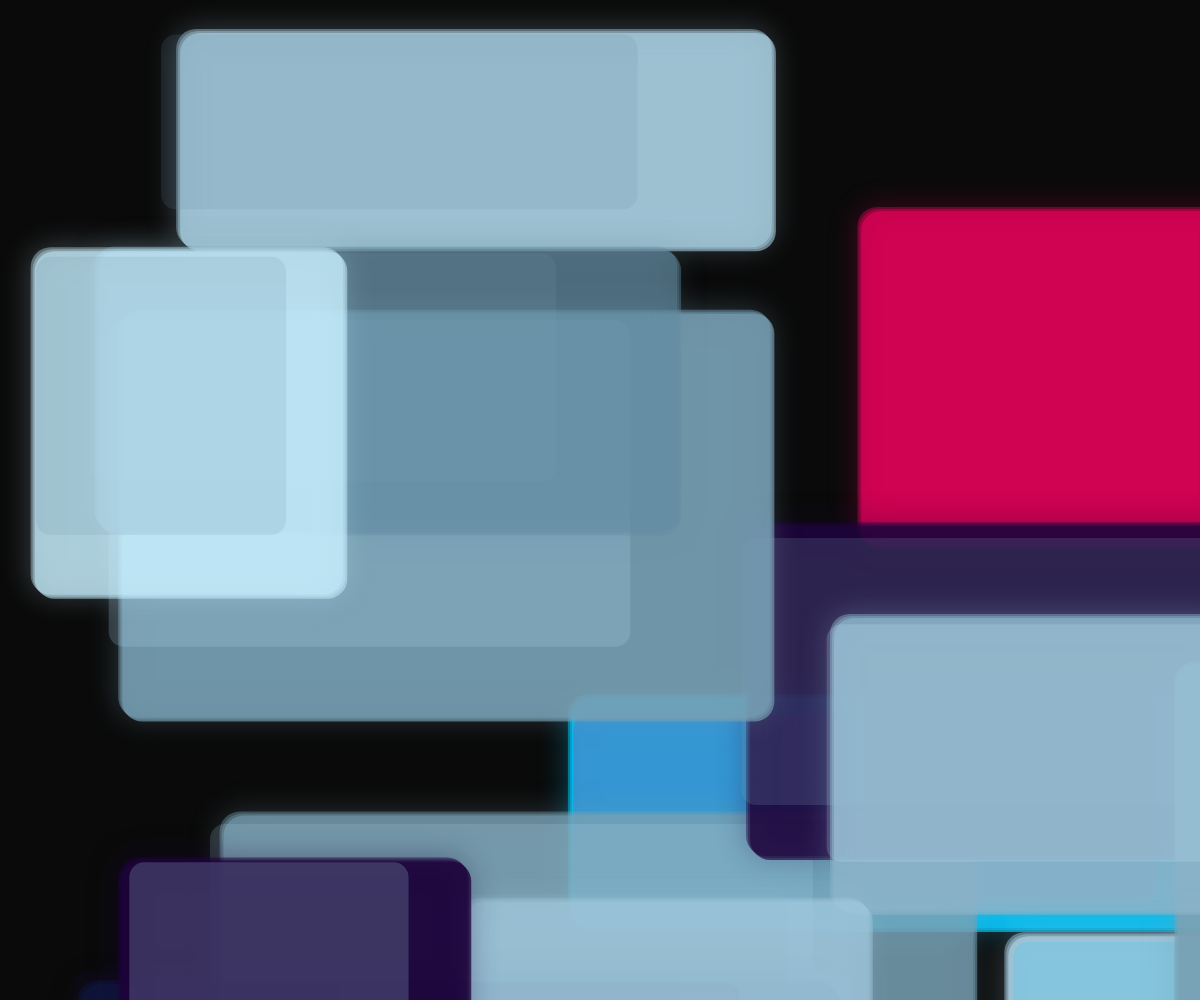
Frame 1 (no input)
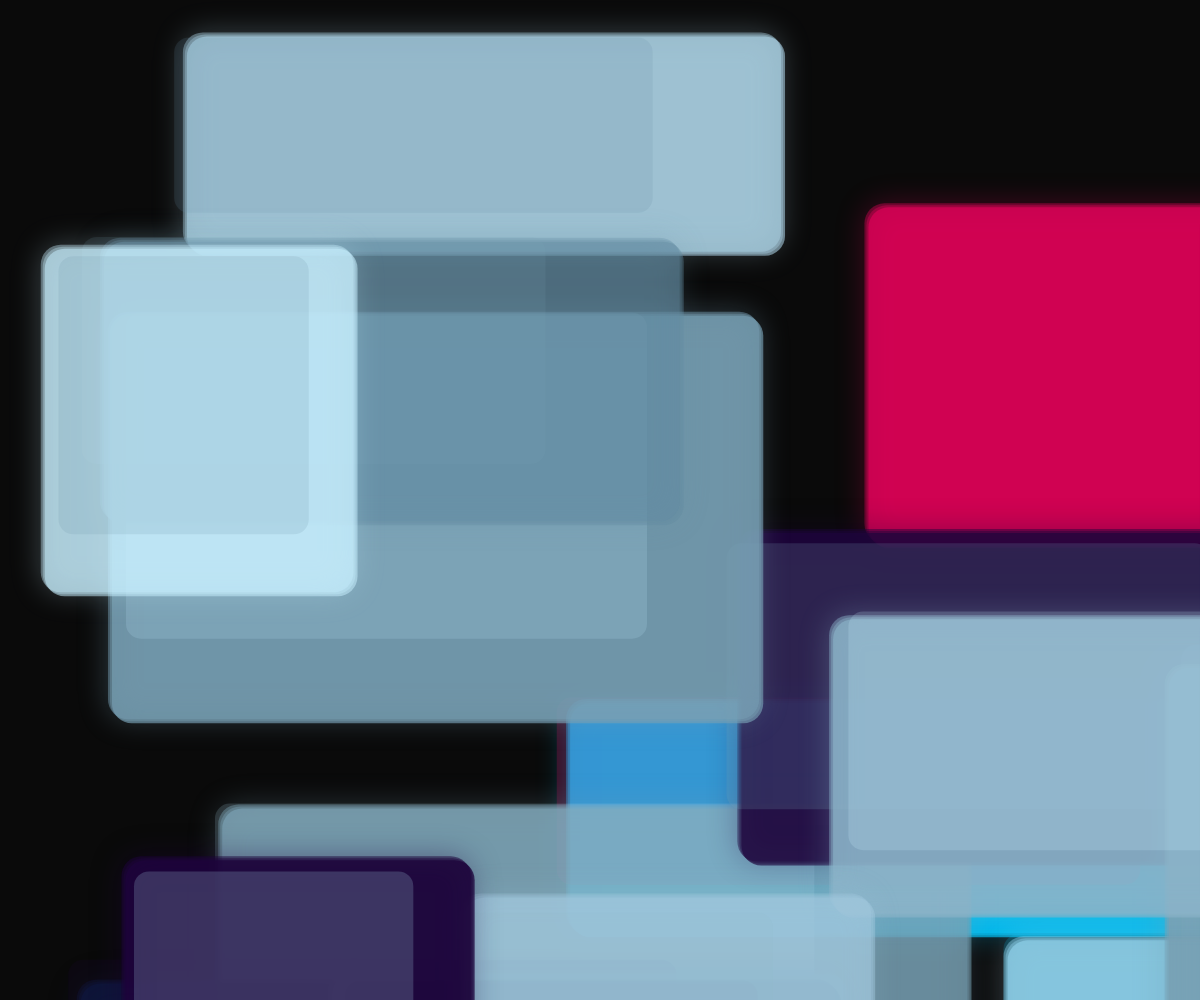
Frame 60 (no input)
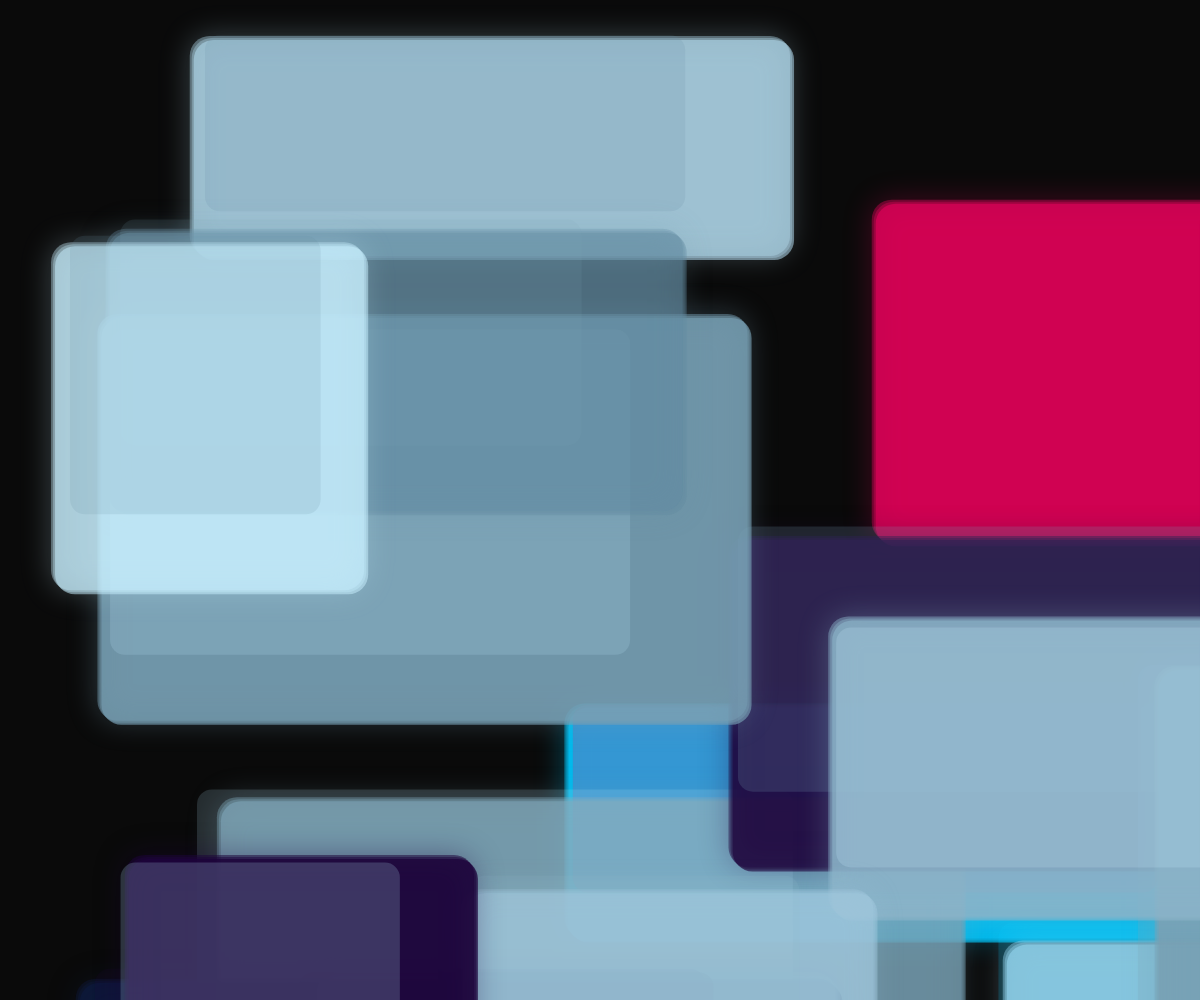
Frame 120 (the mouse pressed at the canvas centre since frame 60)

The p5.js sketch that drew these frames (run headless with seeded random() and noise() and a simulated clock; from frame 60 on, the mouse is pressed at the canvas centre):

// p5.js sketch
// ── sketch.js
let layers = [];
let colorPalette = [];

function setup() {
  createCanvas(windowWidth, windowHeight);
  
  // Create a deep, resonant color palette
  colorPalette = [
    color(20, 10, 40),   // Deep violet
    color(30, 5, 60),    // Dark blue-purple
    color(15, 30, 70),   // Deep blue
    color(25, 60, 90),   // Medium blue
    color(40, 80, 100),  // Light blue
    color(60, 100, 120), // Pale blue
    color(80, 120, 140), // Soft blue
    color(100, 140, 160),// Light blue-gray
    color(120, 160, 180),// Pastel blue
    color(140, 180, 200),// Cool blue
    color(160, 200, 220),// Pale blue-white
    color(180, 220, 240),// Light blue
    color(200, 240, 255) // Bright white-blue
  ];
  
  // Create floating layers
  for (let i = 0; i < 15; i++) {
    layers.push({
      x: random(width),
      y: random(height),
      w: random(300, 800),
      h: random(200, 600),
      speedX: random(-0.2, 0.2),
      speedY: random(-0.15, 0.15),
      color: random(colorPalette),
      alpha: random(100, 200),
      // For bleeding effect
      bleedAmount: random(0.1, 0.5)
    });
  }
  
  // Ensure at least one layer has high saturation
  layers[0].color = color(255, 0, 100); // Bright magenta
  layers[1].color = color(0, 200, 255); // Bright cyan
}

function draw() {
  background(10);
  
  // Update and draw layers
  for (let i = 0; i < layers.length; i++) {
    let layer = layers[i];
    
    // Update position with subtle floating motion
    layer.x += layer.speedX;
    layer.y += layer.speedY;
    
    // Bounce off edges
    if (layer.x < -layer.w || layer.x > width) layer.speedX *= -1;
    if (layer.y < -layer.h || layer.y > height) layer.speedY *= -1;
    
    // Apply a subtle breathing effect to size
    let scale = 1 + sin(frameCount * 0.002 + i) * 0.05;
    let w = layer.w * scale;
    let h = layer.h * scale;
    
    // Draw the main layer with blend mode for bleeding effect
    fill(red(layer.color), green(layer.color), blue(layer.color), layer.alpha);
    noStroke();
    
    // Create soft edges by drawing multiple layers
    for (let j = 0; j < 3; j++) {
      let alpha = map(j, 0, 2, layer.alpha * 0.3, layer.alpha);
      fill(red(layer.color), green(layer.color), blue(layer.color), alpha);
      rect(layer.x + j * 2, layer.y + j * 2, w, h, 20);
    }
    
    // Draw a subtle glow effect
    drawingContext.shadowBlur = 30;
    drawingContext.shadowColor = layer.color;
    fill(red(layer.color), green(layer.color), blue(layer.color), layer.alpha * 0.5);
    rect(layer.x, layer.y, w, h, 20);
    drawingContext.shadowBlur = 0;
    
    // Draw a secondary soft layer that bleeds into others
    if (i > 0) {
      let prevLayer = layers[i - 1];
      fill(red(prevLayer.color), green(prevLayer.color), blue(prevLayer.color), layer.alpha * 0.3);
      rect(layer.x + random(-20, 20), layer.y + random(-20, 20), w * 0.8, h * 0.8, 15);
    }
  }
  
  // Add a subtle color shift over time
  for (let i = 0; i < layers.length; i++) {
    let hueShift = sin(frameCount * 0.0005 + i) * 5;
    layers[i].color = lerpColor(layers[i].color, color(hueShift, 100, 150), 0.001);
  }
}

function windowResized() {
  resizeCanvas(windowWidth, windowHeight);
}
